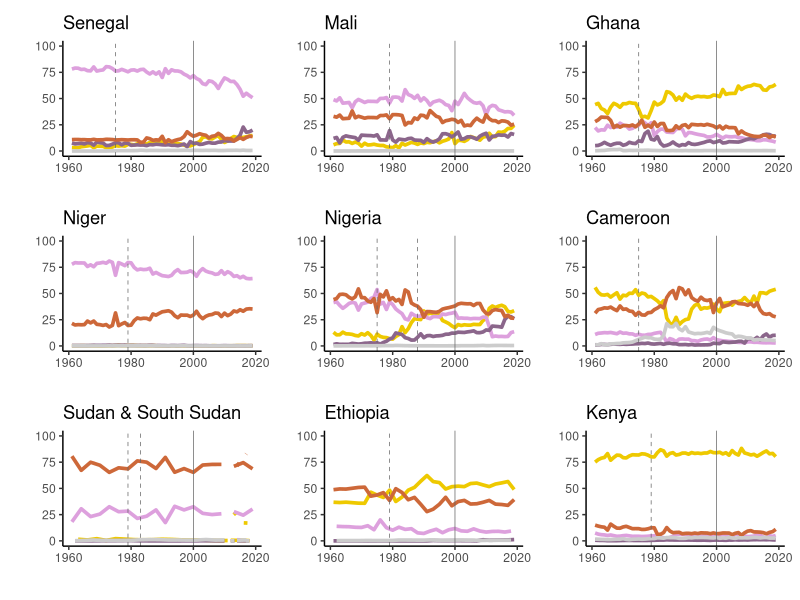

The R script that drew this image:
################### Supplemental figure for FAO data
library(tidyverse)
library(patchwork)

### manipulate df to have fraction of total area harvested for each crop
fao <- read.csv('FAOSTAT_data_1-11-2021.csv', header = T, stringsAsFactors = T)
fao <- dplyr::select(fao, c("Area","Item", "Year", "Value"))
fao_wide <- tidyr::pivot_wider(fao, names_from = Item, values_from = Value)
fao_wide[is.na(fao_wide)] <- 0 #replace NA with 0
fao_wide$Total <- fao_wide$Maize + fao_wide$Millet + fao_wide$`Rice, paddy` + fao_wide$Sorghum + fao_wide$`Sugar cane`
fao_wide$sor_p <- fao_wide$Sorghum/fao_wide$Total
fao_wide$sug_p <- fao_wide$'Sugar cane'/fao_wide$Total
fao_wide$mze_p <- fao_wide$Maize/fao_wide$Total
fao_wide$mil_p <- fao_wide$Millet/fao_wide$Total
fao_wide$ric_p <- fao_wide$'Rice, paddy'/fao_wide$Total
colnames(fao_wide)[3:7] <- c("Sorghum","Sugarcane","Maize","Millet","Rice")
fao_long <- dplyr::select(fao_wide, c(Area, Year, sor_p, sug_p, mze_p, mil_p, ric_p)) %>%
  dplyr::rename("Sorghum" = sor_p, "Sugarcane" = sug_p, "Maize" = mze_p,"Millet"= mil_p, "Rice" = ric_p) %>%
  tidyr::pivot_longer(cols = c(Sorghum, Sugarcane, Maize, Millet, Rice))

### a figure of Sudan + South Sudan
sud <- dplyr::filter(fao_long, Area == c("Sudan","South Sudan","Sudan (former)"))
sud$id <- paste0(sud$name,sud$Area)
sud_p <- ggplot(sud, aes(x=Year, y=value*100, group=id, col=name, lty=Area)) + geom_line(size=1.25) +
  theme_classic() + scale_linetype_manual(values = c(9, 1, 1), name="Country") + 
  ylab("") +
  xlab("") +
  scale_color_manual(values = c('gold2','plum', "plum4",'sienna3', "grey80"), name="Host") +
  geom_vline(xintercept = 1983, lty=2, size=0.25, col="grey40") +
  geom_vline(xintercept = 1979, lty=2, size=0.25, col="grey40") +
  geom_vline(xintercept = 2000, size=0.25, col="grey40") +
  # annotate("text", x=1969, y=80, label="Ram83", size=3.5, col="grey40") +
  # annotate("text", x=1992, y=60, label="Beb86", size=3.5, col="grey40") +
  ylim(c(0,100)) +
  ggtitle("Sudan & South Sudan") +
  theme(legend.position = "none")

### a figure of Nigeria 
nig <- dplyr::filter(fao_long, Area == "Nigeria")
nig_p <- ggplot(nig, aes(x=Year, y=value*100, col=name)) + geom_line(size=1.25) +
  theme_classic() + 
  ylim(0,100) + 
  ylab("") +
  xlab("") +
  scale_color_manual(values = c('gold2','plum', "plum4",'sienna3', "grey80"), name="Host") +
  geom_vline(xintercept = 1975, lty=2, size=0.25, col="grey40") +
  geom_vline(xintercept = 1988, lty=2, size=0.25, col="grey40") +
  geom_vline(xintercept = 2000, size=0.25, col="grey40") +
  # annotate("text", x=1968, y=80, label="King77", size=3.5, col="grey40") +
  # annotate("text", x=1995, y=60, label="Kim94", size=3.5, col="grey40") +
  ggtitle("Nigeria")+
  theme(legend.position = "none")

### Senegal
sen <- dplyr::filter(fao_long, Area == "Senegal")
sen_p <- ggplot(sen, aes(x=Year, y=value*100, col=name)) + geom_line(size=1.25) +
  theme_classic() + 
  ylim(0,100) + 
  ylab("") +
  xlab("") +
  scale_color_manual(values = c('gold2','plum', "plum4",'sienna3', "grey80"), name="Host") +
  geom_vline(xintercept = 1975, lty=2, size=0.25, col="grey40") +
  geom_vline(xintercept = 2000, size=0.25, col="grey40") +
  # annotate("text", x=1968, y=90, label="King77", size=3.5, col="grey40") +
  ggtitle("Senegal")+
  theme(legend.position = "none")

### Cameroon
cam <- dplyr::filter(fao_long, Area == "Cameroon")
cam_p <- ggplot(cam, aes(x=Year, y=value*100, col=name)) + geom_line(size=1.25) +
  theme_classic() + 
  ylim(0,100) + 
  ylab("") +
  xlab("") +
  scale_color_manual(values = c('gold2','plum', "plum4",'sienna3', "grey80"), name="Host") +
  geom_vline(xintercept = 1975, lty=2, size=0.25, col="grey40") +
  geom_vline(xintercept = 2000, size=0.25, col="grey40") +
  # annotate("text", x=1968, y=90, label="King77", size=3.5, col="grey40") +
  ggtitle("Cameroon")+
  theme(legend.position = "none")

### Ghana
gha <- dplyr::filter(fao_long, Area == "Ghana")
gha_p <- ggplot(gha, aes(x=Year, y=value*100, col=name)) + geom_line(size=1.25) +
  theme_classic() + 
  ylim(0,100) + 
  ylab("") +
  xlab("") +
  scale_color_manual(values = c('gold2','plum', "plum4",'sienna3', "grey80"), name="Host") +
  geom_vline(xintercept = 1975, lty=2, size=0.25, col="grey40") +
  geom_vline(xintercept = 2000, size=0.25, col="grey40") +
  # annotate("text", x=1968, y=90, label="King77", size=3.5, col="grey40") +
  ggtitle("Ghana")+
  theme(legend.position = "none")

### Burkina Faso
bf <- dplyr::filter(fao_long, Area == c("Burkina Faso"))
bf_p <- ggplot(bf, aes(x=Year, y=value*100, col=name)) + geom_line(size=1.25) +
  theme_classic() + 
  ylab("") +
  xlab("") +
  scale_color_manual(values = c('gold2','plum', "plum4",'sienna3', "grey80"), name="Host") +
  geom_vline(xintercept = 1979, lty=2, size=0.25, col="grey40") +
  geom_vline(xintercept = 2000, size=0.25, col="grey40") +
  # annotate("text", x=1969, y=80, label="Ram83", size=3.5, col="grey40") +
  ylim(c(0,100)) +
  ggtitle("Burkina Faso")+
  theme(legend.position = "none")

### Mali
mal <- dplyr::filter(fao_long, Area == c("Mali"))
mal_p <- ggplot(mal, aes(x=Year, y=value*100, col=name)) + geom_line(size=1.25) +
  theme_classic() + 
  ylab("") +
  xlab("") +
  scale_color_manual(values = c('gold2','plum', "plum4",'sienna3', "grey80"), name="Host") +
  geom_vline(xintercept = 1979, lty=2, size=0.25, col="grey40") +
  geom_vline(xintercept = 2000, size=0.25, col="grey40") +
  # annotate("text", x=1969, y=80, label="Ram83", size=3.5, col="grey40") +
  ylim(c(0,100)) +
  ggtitle("Mali")+
  theme(legend.position = "none")

### Niger
ngr <- dplyr::filter(fao_long, Area == c("Niger"))
ngr_p <- ggplot(ngr, aes(x=Year, y=value*100, col=name)) + geom_line(size=1.25) +
  theme_classic() + 
  ylab("") +
  xlab("") +
  scale_color_manual(values = c('gold2','plum', "plum4",'sienna3', "grey80"), name="Host") +
  geom_vline(xintercept = 1979, lty=2, size=0.25, col="grey40") +
  geom_vline(xintercept = 2000, size=0.25, col="grey40") +
  # annotate("text", x=1969, y=90, label="Ram83", size=3.5, col="grey40") +
  ylim(c(0,100)) +
  ggtitle("Niger")+
  theme(legend.position = "none")

### Ethiopia
eth <- dplyr::filter(fao_long, Area == c("Ethiopia","Ethiopia PDR"))
eth_p <- ggplot(eth, aes(x=Year, y=value*100, col=name)) + geom_line(size=1.25) +
  theme_classic() + 
  ylab("") +
  xlab("") +
  scale_color_manual(values = c('gold2','plum', "plum4",'sienna3', "grey80"), name="Host") +
  geom_vline(xintercept = 1979, lty=2, size=0.25, col="grey40") +
  geom_vline(xintercept = 2000, size=0.25, col="grey40") +
  # annotate("text", x=1969, y=80, label="Ram83", size=3.5, col="grey40") +
  ylim(c(0,100)) +
  ggtitle("Ethiopia")+
  theme(legend.position = "none")

### Kenya
ken <- dplyr::filter(fao_long, Area == "Kenya")
ken_p <- ggplot(ken, aes(x=Year, y=value*100, col=name)) + geom_line(size=1.25) +
  theme_classic() + 
  ylab("") +
  xlab("") +
  scale_color_manual(values = c('gold2','plum', "plum4",'sienna3', "grey80"), name="Host") +
  geom_vline(xintercept = 1979, lty=2, size=0.25, col="grey40") +
  geom_vline(xintercept = 2000, size=0.25, col="grey40") +
  # annotate("text", x=1969, y=95, label="Ram83", size=3.5, col="grey40") +
  ylim(c(0,100)) +
  ggtitle("Kenya")+
  theme(legend.position = "none")

pdf(file="FigS1_FAO.pdf", width=7.5, height=7.5)
  wrap_plots(sen_p, mal_p, gha_p, ngr_p, nig_p, cam_p, sud_p, eth_p, ken_p)
dev.off()
